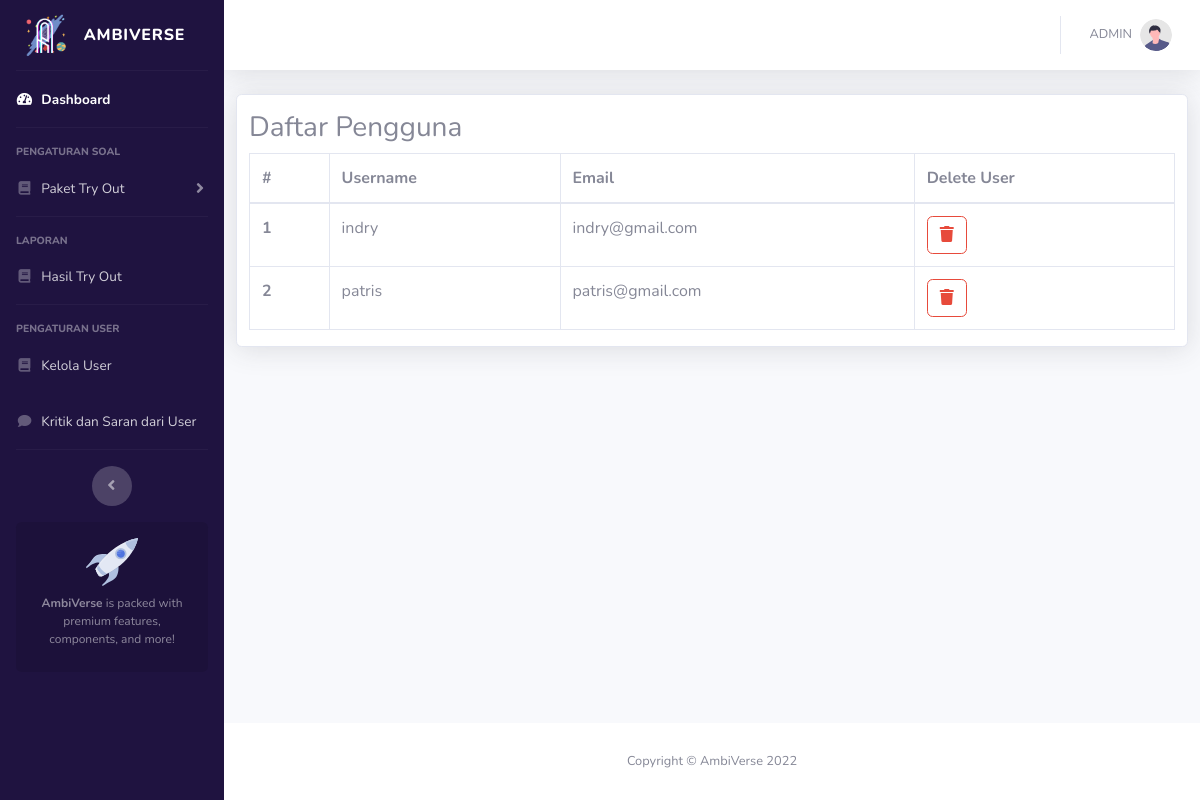
The page /admin/daftarstudent.php on the database its author committed.
### tables this page shows
CREATE TABLE `user` (
  `id` int(11) NOT NULL,
  `username` varchar(50) NOT NULL,
  `email` varchar(80) NOT NULL,
  `password` varchar(255) NOT NULL
);

### admin/daftarstudent.php (the view, shortened to what this page needs)
<?php
    include("../includes/functions.php");
?>
<!DOCTYPE html>
<html lang="en">
<head>
    <link href="vendor/fontawesome-free/css/all.min.css" rel="stylesheet" type="text/css">
    <link rel="stylesheet" href="    https://cdn.jsdelivr.net/npm/bootstrap@5.2.3/dist/css/bootstrap.min.css">
    <link href="css/sb-admin-2.min.css" rel="stylesheet">
    <link href="css/style.css" rel="stylesheet">
</head>
<body id="page-top">
    <div id="wrapper">
        <?php include "sidebar.php" ?>
        <div id="content-wrapper" class="d-flex flex-column">
                <div id="content">
                    <?php include "topbar.php" ?>
                    <div class="container-fluid">
                        <div class="row">
                            <div class="card shadow col-lg-12">
                                <h3 class="mt-3">Daftar Pengguna</h3>
                                <table class="table table-bordered">
                                                <thead>
                                                    <tr>
                                                        <th scope="col">#</th>
                                                        <th scope="col">Username</th>
                                                        <th scope="col">Email</th>
                                                        <th scope="col">Delete User</th>
                                                    </tr>
                                                </thead>
                                                <tbody>
                                                    <?php
                                                        $count = 0;
                                                        $res = mysqli_query($conn, "SELECT * FROM user WHERE username != 'admin'");
                                                        while($row = mysqli_fetch_array($res)){
                                                            $count = $count + 1;
                                                            ?>
                                                            <tr>
                                                                <th scope="row"><?= $count; ?></th>
                                                                <td><?= $row['username']; ?></td>
                                                                <td><?= $row['email']; ?></td>
                                                                <td><a href="deleteuser.php?id=<?=$row['id'];?>" class="btn btn-outline-danger"><i class="fa fa-trash"></i></a></td>
                                                            </tr>
                                                            <?php
                                                        }
                                                    ?>
                                                </tbody>
                                            </table>
                            </div>
                        </div>
                    </div>
                </div>
    <?php include("footer.php"); ?>
</body>
</html>

### rows shown on the page
user: username "indry", email "indry@gmail.com"
user: username "patris", email "patris@gmail.com"
